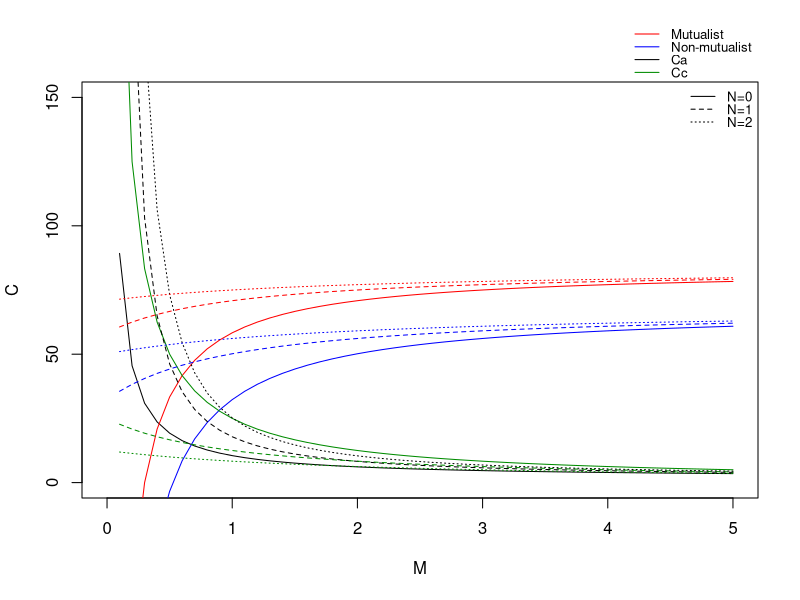
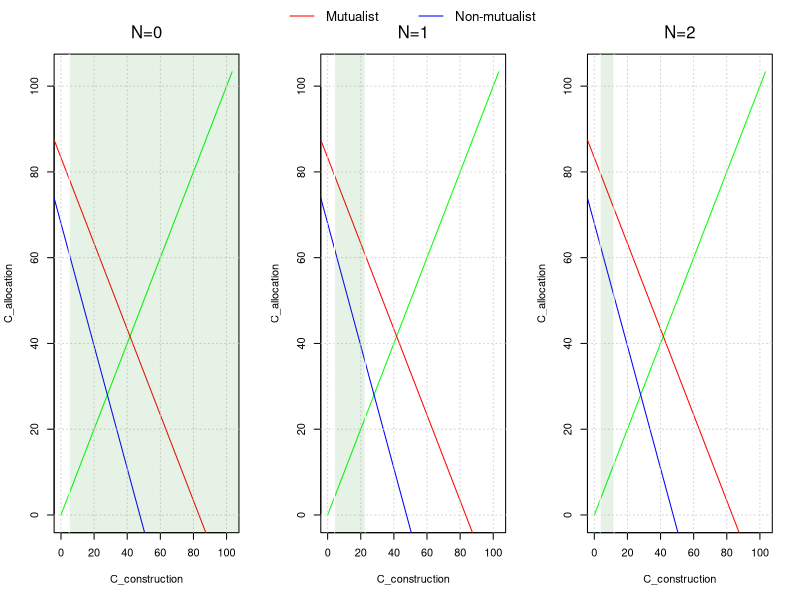

Here is the R script that generated these plots, in order:
f<-0.3 # fidelity of plant C allocation to mutualist (M)
kc<-5 # half saturation constant 
ps<-0.3 # P availability in soil
u<- 0.4 # rate of P return by M

k_m<- 10# half saturation constant for mutualist 
k_n<- 20 # half saturation constant for non-mutualist
d<- 0.5 # death rate of mutualist and non-mutualist
bmax<- 0.8 #maximum growth rate of symbionts
s<- 0.3 # cost of mutualism
phi<- 5# initial resource for construction C : taken as constant and same for both symbionts

g<-0.2

#op<-par(mfrow=c(1,2))
plot(NA,xlim=c(0,5),ylim=c(0,150),xlab="M",ylab="C")

for(jn in 0:2){
  N<-jn*1
  #print(N)
  Ca<-c() # to strore the values for allocated carbon
  Cc<-c() # to strore the values for construction carbon
  Ca_m<-c()
  Ca_n<-c()
  M<-c()
  for(im in 1:50){
    m<-im*0.1
    temp<-(m+(N*(1-f)))*(m+kc)*(1-ps)
    temp<-temp/(u*(m^2))
    tempc<-phi/(g*(m+N))
    tempm<- -tempc + ((k_m*d)/((bmax*(1-s))-d))
    tempn<- -(tempc/(1-f)) + ((k_n*d)/((bmax-d)*((1-f)^2)))
    Ca<-c(Ca,temp)
    Cc<-c(Cc,tempc)
    M<-c(M,m)
    Ca_m<-c(Ca_m,tempm)
    Ca_n<-c(Ca_n,tempn)
    #abline(v=tempc,col="grey")
  } 
  
  lines(M,Ca,lty=jn+1)
  lines(M,Ca_m,col="red",lty=jn+1)
  lines(M,Ca_n,col="blue",lty=jn+1)
  lines(M,Cc,col="green4",lty=jn+1)
  #rect(xleft=min(Cc),ybottom=-100,xright=max(Cc),ytop=150,col=rgb(0,0.5,0,0.1),border = "white",lty=NULL)
}


s<(1-(d/bmax))                              #condtion for coexistence 


legend("topright",c("Mutualist", "Non-mutualist","Ca","Cc"), col = c("red","blue","black","green4"),bty="n",
       cex = 0.8, lty=c(1,1,1,1), xpd = TRUE, horiz = F, inset = c(0,-0.15),y.intersp = 0.8) 

legend("topright",c("N=0", "N=1","N=2"), bty="n",
       cex = 0.8, lty=c(1,2,3), xpd = TRUE, horiz = F, inset = c(0,0),y.intersp = 0.8) 


#----------------------------------------------------------------------
# 3D figure
#M    <- seq(from=1,to=30,by=2)
#N    <- seq(from=0,to=30,by=5)
#Cfun <- function(M,N){((M+(N*(1-f)))*(M+kc)*(1-ps))/((M^2)*u)}
#C    <- outer(M,N, FUN="Cfun")

#persp(M,N,C,theta = 20, phi = 20,col = "yellow", shade = 0.5,zlim=c(0,500))
#------------------------------------------------------------------------

op<-par(mfrow=c(1,3))
for(jn in 0:2){
  N<-jn*1
  #print(N)
  Cc<-c() # to strore the values for construction carbon
  M<-c()
  for(im in 1:50){
    m<-im*0.1
    tempc<-phi/(g*(m+N))
    Cc<-c(Cc,tempc)
    M<-c(M,m)
  } 
  
  a1 <-((k_m*d)/((bmax*(1-s))-d))
  a2<-((k_n*d)/((bmax-d)*((1-f)^2)))
  plot(NA,xlim=c(0,max(a1,a2)+20),ylim=c(0,max(a1,a2)+20),xlab="C_construction",ylab="C_allocation")
  lines(x = c(0,max(a1,a2)+20),y=c(0,max(a1,a2)+20),col="green")
  abline(a=a1,b=-1,col="red")
  abline(a =a2 , b=-1/(1-f),col="blue")
  mtext(paste0("N=",N),line=1,cex=1)
  grid()
  
  
  rect(xleft=min(Cc),ybottom=-100,xright=max(Cc),ytop=150,col=rgb(0,0.5,0,0.1),border = "white",lty=NULL)
}
par(op)
op<-par(fig = c(0, 1, 0, 1), oma = c(0, 0, 0, 0), mar = c(0, 1, 0, 0), new = TRUE)
plot(0, 0, type = "n", bty = "n", xaxt = "n", yaxt = "n")
legend("top", c("Mutualist","Non-mutualist"), col = c("red", "blue"),
       cex = 0.8, lty = c(1, 1), xpd = TRUE, horiz = T, inset = c(0,0),
       bty = "n") 
par(op)



